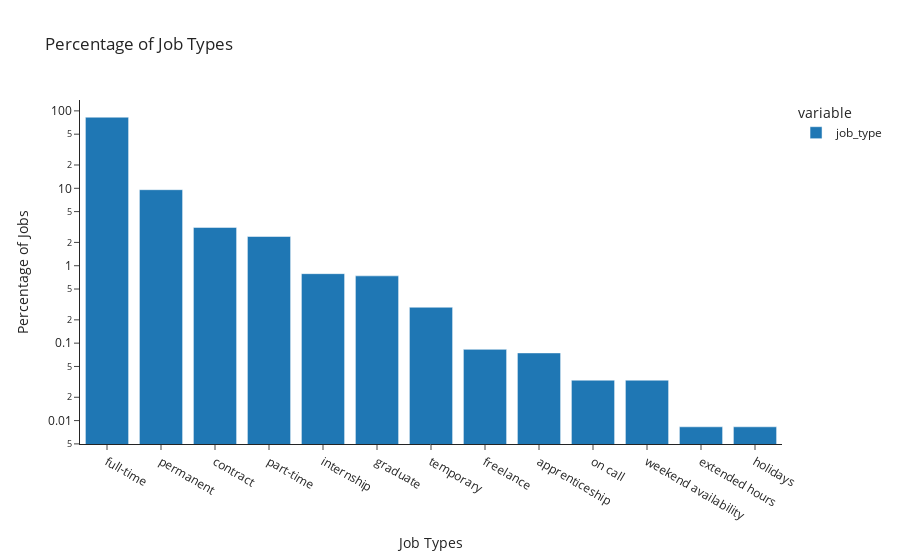

Notebook source saved alongside this figure:
### Markdown cell above
## Percentage of job types accross all jobs and countries

### Code cell
px.bar(data['job_type'].value_counts(normalize=True).multiply(100), 
        template='simple_white',
        labels={
            'index': 'Job Types',
            'value': 'Percentage of Jobs'
        },
        log_y=True,
        title='Percentage of Job Types')

### Figure 1 — Plotly figure (JSON) as saved in the notebook; plotly's stock layout.template omitted (floating-point values rounded to 4 significant figures)
{"data": [{"alignmentgroup": "True", "hovertemplate": "variable=job_type<br>Job Types=%{x}<br>Percentage of Jobs=%{y}<extra></extra>", "legendgroup": "job_type", "marker": {"color": "#1F77B4", "pattern": {"shape": ""}}, "name": "job_type", "offsetgroup": "job_type", "orientation": "v", "showlegend": true, "textposition": "auto", "type": "bar", "x": ["full-time", "permanent", "contract", "part-time", "internship", "graduate", "temporary", "freelance", "apprenticeship", "on call", "weekend availability", "extended hours", "holidays"], "xaxis": "x", "y": [82.84, 9.592, 3.125, 2.386, 0.7896, 0.7398, 0.2909, 0.08312, 0.07481, 0.03325, 0.03325, 0.008312, 0.008312], "yaxis": "y"}], "layout": {"barmode": "relative", "legend": {"title": {"text": "variable"}, "tracegroupgap": 0}, "title": {"text": "Percentage of Job Types"}, "xaxis": {"anchor": "y", "domain": [0, 1], "title": {"text": "Job Types"}}, "yaxis": {"anchor": "x", "domain": [0, 1], "title": {"text": "Percentage of Jobs"}, "type": "log"}}}
